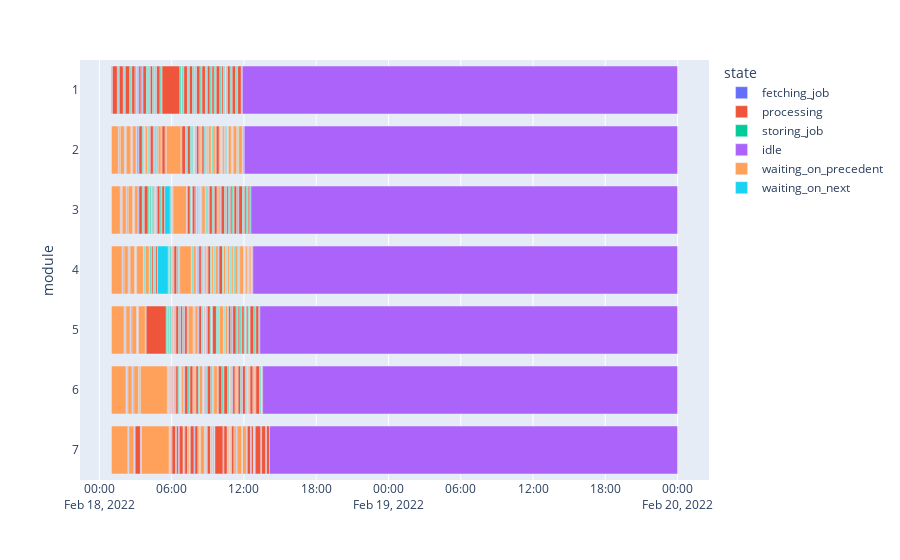

The notebook cell saved with this chart:
### Code cell
fig = px.timeline(dfc_slot, x_start="t0", x_end="t1", y="module", color="state", labels='job_id')
fig.update_yaxes(autorange="reversed") # otherwise tasks are listed from the bottom up
fig.show()

### Figure 1 — Plotly figure (JSON) as saved in the notebook; plotly's stock layout.template omitted (floating-point values rounded to 4 significant figures; data arrays with more than 128 entries replaced by an {"elided": "..."} marker saying what was removed)
{"data": [{"alignmentgroup": "True", "base": {"elided": "182 str values"}, "hovertemplate": "state=fetching_job<br>t0=%{base}<br>t1=%{x}<br>module=%{y}<extra></extra>", "legendgroup": "fetching_job", "marker": {"color": "#636efa"}, "name": "fetching_job", "offsetgroup": "fetching_job", "orientation": "h", "showlegend": true, "textposition": "auto", "type": "bar", "x": {"elided": "182 int values"}, "xaxis": "x", "y": {"elided": "182 int values"}, "yaxis": "y"}, {"alignmentgroup": "True", "base": {"elided": "182 str values"}, "hovertemplate": "state=processing<br>t0=%{base}<br>t1=%{x}<br>module=%{y}<extra></extra>", "legendgroup": "processing", "marker": {"color": "#EF553B"}, "name": "processing", "offsetgroup": "processing", "orientation": "h", "showlegend": true, "textposition": "auto", "type": "bar", "x": {"elided": "182 int values"}, "xaxis": "x", "y": {"elided": "182 int values"}, "yaxis": "y"}, {"alignmentgroup": "True", "base": {"elided": "156 str values"}, "hovertemplate": "state=storing_job<br>t0=%{base}<br>t1=%{x}<br>module=%{y}<extra></extra>", "legendgroup": "storing_job", "marker": {"color": "#00cc96"}, "name": "storing_job", "offsetgroup": "storing_job", "orientation": "h", "showlegend": true, "textposition": "auto", "type": "bar", "x": {"elided": "156 int values"}, "xaxis": "x", "y": {"elided": "156 int values"}, "yaxis": "y"}, {"alignmentgroup": "True", "base": ["2022-02-18T11:51:47.393000", "2022-02-18T12:01:19.393000", "2022-02-18T12:34:41.913000", "2022-02-18T12:44:13.913000", "2022-02-18T13:19:14.185200", "2022-02-18T13:32:58.910400", "2022-02-18T14:07:14.090800"], "hovertemplate": "state=idle<br>t0=%{base}<br>t1=%{x}<br>module=%{y}<extra></extra>", "legendgroup": "idle", "marker": {"color": "#ab63fa"}, "name": "idle", "offsetgroup": "idle", "orientation": "h", "showlegend": true, "textposition": "auto", "type": "bar", "x": [130092597, 129520597, 127518077, 126946077, 124845804, 124021079, 121965899], "xaxis": "x", "y": [1, 2, 3, 4, 5, 6, 7], "yaxis": "y"}, {"alignmentgroup": "True", "base": ["2022-02-18T01:00:00", "2022-02-18T01:43:51.740800", "2022-02-18T02:13:42.067000", "2022-02-18T02:45:57.829400", "2022-02-18T03:48:03.710000", "2022-02-18T04:52:44.355599", "2022-02-18T05:32:40.268600", "2022-02-18T07:47:34.003600", "2022-02-18T08:21:05.852400", "2022-02-18T08:46:38.685000", "2022-02-18T09:02:27.388600", "2022-02-18T09:25:44.321800", "2022-02-18T10:01:46.583200", "2022-02-18T10:14:50.777000", "2022-02-18T10:42:34.532600", "2022-02-18T11:06:20.076199", "2022-02-18T11:33:30.660999", "2022-02-18T01:00:00", "2022-02-18T01:53:23.740800", "2022-02-18T02:23:14.067000", "2022-02-18T02:55:29.829400", "2022-02-18T04:26:35.967999", "2022-02-18T06:06:38.967600", "2022-02-18T07:37:21.472200", "2022-02-18T08:20:15.784200", "2022-02-18T08:30:37.852400", "2022-02-18T08:56:10.685000", "2022-02-18T09:51:26.691200", "2022-02-18T01:00:00", "2022-02-18T02:02:55.740800", "2022-02-18T02:32:46.067000", "2022-02-18T03:05:01.829400", "2022-02-18T03:48:15.631000", "2022-02-18T06:40:17.969000", "2022-02-18T07:46:53.472200", "2022-02-18T08:51:43.654600", "2022-02-18T09:18:25.629000", "2022-02-18T09:36:58.842400", "2022-02-18T10:17:56.744600", "2022-02-18T10:38:31.552200", "2022-02-18T10:56:50.460400", "2022-02-18T11:15:30.826400", "2022-02-18T11:38:57.296400", "2022-02-18T12:07:09.870400", "2022-02-18T12:25:45.468000", "2022-02-18T01:00:00", "2022-02-18T02:12:27.740800", "2022-02-18T02:42:18.067000", "2022-02-18T03:14:33.829400", "2022-02-18T07:22:34.341800", "2022-02-18T07:56:25.472200", "2022-02-18T09:17:18.871400", "2022-02-18T09:57:14.576400", "2022-02-18T10:27:28.744600", "2022-02-18T12:06:05.497000", "2022-02-18T12:25:40.699600", "2022-02-18T01:00:00", "2022-02-18T02:21:59.740800", "2022-02-18T02:51:50.067000", "2022-02-18T03:24:05.829400", "2022-02-18T06:37:19.154000", "2022-02-18T06:49:35.663800", "2022-02-18T07:50:58.836799", "2022-02-18T08:17:55.116400", "2022-02-18T09:29:25.844400", "2022-02-18T10:53:44.492800", "2022-02-18T11:20:57.461800", "2022-02-18T12:21:27.974400", "2022-02-18T12:49:59.622000", "2022-02-18T01:00:00", "2022-02-18T02:26:45.740800", "2022-02-18T02:56:36.067000", "2022-02-18T03:28:51.829400", "2022-02-18T05:52:20.967600", "2022-02-18T07:20:02.273000", "2022-02-18T07:31:04.456599", "2022-02-18T08:11:09.906399", "2022-02-18T08:22:41.116400", "2022-02-18T08:47:57.259600", "2022-02-18T09:13:08.634400", "2022-02-18T09:24:39.844400", "2022-02-18T09:34:11.844400", "2022-02-18T10:37:15.361800", "2022-02-18T10:48:58.492800", "2022-02-18T11:10:47.210600", "2022-02-18T11:25:43.461800", "2022-02-18T11:53:05.967600", "2022-02-18T12:47:22.472800", "2022-02-18T12:54:45.622000"], "hovertemplate": "state=waiting_on_precedent<br>t0=%{base}<br>t1=%{x}<br>module=%{y}<extra></extra>", "legendgroup": "waiting_on_precedent", "marker": {"color": "#FFA15A"}, "name": "waiting_on_precedent", "offsetgroup": "waiting_on_precedent", "orientation": "h", "showlegend": true, "textposition": "auto", "type": "bar", "x": [2059740, 1218326, 1363762, 996595, 667575, 870233, 4413154, 126362, 319482, 376703, 824933, 679497, 212193, 519755, 853543, 1058584, 1096732, 2631740, 1218326, 1363762, 996595, 424387, 4009808, 40531, 50068, 960832, 376703, 619892, 3203740, 1218326, 1363762, 2021801, 1156336, 3423503, 858312, 267030, 541213, 867848, 662807, 526908, 548366, 834470, 1120574, 543597, 536445, 3775740, 1218326, 1363762, 2021801, 1459130, 858312, 66757, 1242168, 662807, 64373, 4768, 4347740, 1218326, 1363762, 8037138, 164509, 619892, 326635, 944143, 1096732, 336172, 312330, 252725, 276567, 4919740, 1504326, 0, 8323138, 0, 376183, 0, 405210, 1230143, 286000, 405210, 0, 0, 417131, 286000, 610251, 1356505, 1130006, 157149, 0], "xaxis": "x", "y": [2, 2, 2, 2, 2, 2, 2, 2, 2, 2, 2, 2, 2, 2, 2, 2, 2, 3, 3, 3, 3, 3, 3, 3, 3, 3, 3, 3, 4, 4, 4, 4, 4, 4, 4, 4, 4, 4, 4, 4, 4, 4, 4, 4, 4, 5, 5, 5, 5, 5, 5, 5, 5, 5, 5, 5, 6, 6, 6, 6, 6, 6, 6, 6, 6, 6, 6, 6, 6, 7, 7, 7, 7, 7, 7, 7, 7, 7, 7, 7, 7, 7, 7, 7, 7, 7, 7, 7, 7], "yaxis": "y"}, {"alignmentgroup": "True", "base": ["2022-02-18T05:25:35.984999", "2022-02-18T04:48:41.479200"], "hovertemplate": "state=waiting_on_next<br>t0=%{base}<br>t1=%{x}<br>module=%{y}<extra></extra>", "legendgroup": "waiting_on_next", "marker": {"color": "#19d3f3"}, "name": "waiting_on_next", "offsetgroup": "waiting_on_next", "orientation": "h", "showlegend": true, "textposition": "auto", "type": "bar", "x": [1604982, 3247488], "xaxis": "x", "y": [3, 4], "yaxis": "y"}], "layout": {"barmode": "overlay", "legend": {"title": {"text": "state"}, "tracegroupgap": 0}, "margin": {"t": 60}, "xaxis": {"anchor": "y", "domain": [0, 1], "type": "date"}, "yaxis": {"anchor": "x", "autorange": "reversed", "domain": [0, 1], "title": {"text": "module"}}}}
